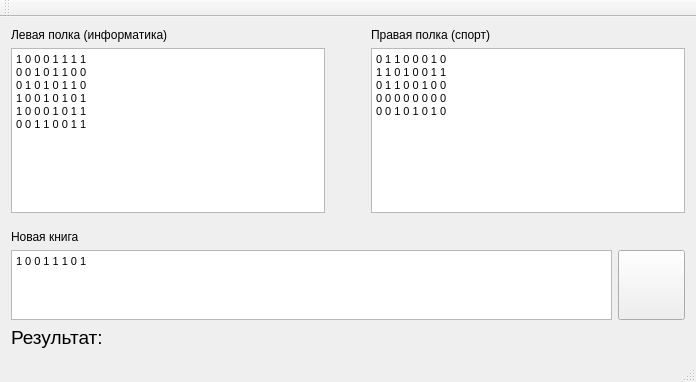
<?xml version="1.0" encoding="UTF-8"?>
<ui version="4.0">
 <class>MainWindow</class>
 <widget class="QMainWindow" name="MainWindow">
  <property name="geometry">
   <rect>
    <x>0</x>
    <y>0</y>
    <width>696</width>
    <height>382</height>
   </rect>
  </property>
  <property name="windowTitle">
   <string>MainWindow</string>
  </property>
  <widget class="QWidget" name="centralWidget">
   <layout class="QVBoxLayout" name="verticalLayout_4" stretch="85,5,10,10">
    <item>
     <layout class="QHBoxLayout" name="horizontalLayout" stretch="45,0,45">
      <item>
       <layout class="QVBoxLayout" name="verticalLayout">
        <item>
         <widget class="QLabel" name="label">
          <property name="text">
           <string>Левая полка (информатика)</string>
          </property>
         </widget>
        </item>
        <item>
         <widget class="QTextEdit" name="leftText">
          <property name="html">
           <string>&lt;!DOCTYPE HTML PUBLIC &quot;-//W3C//DTD HTML 4.0//EN&quot; &quot;http://www.w3.org/TR/REC-html40/strict.dtd&quot;&gt;
&lt;html&gt;&lt;head&gt;&lt;meta name=&quot;qrichtext&quot; content=&quot;1&quot; /&gt;&lt;style type=&quot;text/css&quot;&gt;
p, li { white-space: pre-wrap; }
&lt;/style&gt;&lt;/head&gt;&lt;body style=&quot; font-family:'MS Shell Dlg 2'; font-size:8.25pt; font-weight:400; font-style:normal;&quot;&gt;
&lt;p style=&quot; margin-top:0px; margin-bottom:0px; margin-left:0px; margin-right:0px; -qt-block-indent:0; text-indent:0px;&quot;&gt;&lt;span style=&quot; font-size:8pt;&quot;&gt;1 0 0 0 1 1 1 1&lt;/span&gt;&lt;/p&gt;
&lt;p style=&quot; margin-top:0px; margin-bottom:0px; margin-left:0px; margin-right:0px; -qt-block-indent:0; text-indent:0px;&quot;&gt;&lt;span style=&quot; font-size:8pt;&quot;&gt;0 0 1 0 1 1 0 0&lt;/span&gt;&lt;/p&gt;
&lt;p style=&quot; margin-top:0px; margin-bottom:0px; margin-left:0px; margin-right:0px; -qt-block-indent:0; text-indent:0px;&quot;&gt;&lt;span style=&quot; font-size:8pt;&quot;&gt;0 1 0 1 0 1 1 0&lt;/span&gt;&lt;/p&gt;
&lt;p style=&quot; margin-top:0px; margin-bottom:0px; margin-left:0px; margin-right:0px; -qt-block-indent:0; text-indent:0px;&quot;&gt;&lt;span style=&quot; font-size:8pt;&quot;&gt;1 0 0 1 0 1 0 1&lt;/span&gt;&lt;/p&gt;
&lt;p style=&quot; margin-top:0px; margin-bottom:0px; margin-left:0px; margin-right:0px; -qt-block-indent:0; text-indent:0px;&quot;&gt;&lt;span style=&quot; font-size:8pt;&quot;&gt;1 0 0 0 1 0 1 1&lt;/span&gt;&lt;/p&gt;
&lt;p style=&quot; margin-top:0px; margin-bottom:0px; margin-left:0px; margin-right:0px; -qt-block-indent:0; text-indent:0px;&quot;&gt;&lt;span style=&quot; font-size:8pt;&quot;&gt;0 0 1 1 0 0 1 1&lt;/span&gt;&lt;/p&gt;&lt;/body&gt;&lt;/html&gt;</string>
          </property>
         </widget>
        </item>
       </layout>
      </item>
      <item>
       <spacer name="horizontalSpacer">
        <property name="orientation">
         <enum>Qt::Horizontal</enum>
        </property>
        <property name="sizeHint" stdset="0">
         <size>
          <width>40</width>
          <height>20</height>
         </size>
        </property>
       </spacer>
      </item>
      <item>
       <layout class="QVBoxLayout" name="verticalLayout_2">
        <item>
         <widget class="QLabel" name="label_2">
          <property name="text">
           <string>Правая полка (спорт)</string>
          </property>
         </widget>
        </item>
        <item>
         <widget class="QTextEdit" name="rightText">
          <property name="html">
           <string>&lt;!DOCTYPE HTML PUBLIC &quot;-//W3C//DTD HTML 4.0//EN&quot; &quot;http://www.w3.org/TR/REC-html40/strict.dtd&quot;&gt;
&lt;html&gt;&lt;head&gt;&lt;meta name=&quot;qrichtext&quot; content=&quot;1&quot; /&gt;&lt;style type=&quot;text/css&quot;&gt;
p, li { white-space: pre-wrap; }
&lt;/style&gt;&lt;/head&gt;&lt;body style=&quot; font-family:'MS Shell Dlg 2'; font-size:8.25pt; font-weight:400; font-style:normal;&quot;&gt;
&lt;p style=&quot; margin-top:0px; margin-bottom:0px; margin-left:0px; margin-right:0px; -qt-block-indent:0; text-indent:0px;&quot;&gt;&lt;span style=&quot; font-size:8pt;&quot;&gt;0 1 1 0 0 0 1 0&lt;/span&gt;&lt;/p&gt;
&lt;p style=&quot; margin-top:0px; margin-bottom:0px; margin-left:0px; margin-right:0px; -qt-block-indent:0; text-indent:0px;&quot;&gt;&lt;span style=&quot; font-size:8pt;&quot;&gt;1 1 0 1 0 0 1 1&lt;/span&gt;&lt;/p&gt;
&lt;p style=&quot; margin-top:0px; margin-bottom:0px; margin-left:0px; margin-right:0px; -qt-block-indent:0; text-indent:0px;&quot;&gt;&lt;span style=&quot; font-size:8pt;&quot;&gt;0 1 1 0 0 1 0 0&lt;/span&gt;&lt;/p&gt;
&lt;p style=&quot; margin-top:0px; margin-bottom:0px; margin-left:0px; margin-right:0px; -qt-block-indent:0; text-indent:0px;&quot;&gt;&lt;span style=&quot; font-size:8pt;&quot;&gt;0 0 0 0 0 0 0 0&lt;/span&gt;&lt;/p&gt;
&lt;p style=&quot; margin-top:0px; margin-bottom:0px; margin-left:0px; margin-right:0px; -qt-block-indent:0; text-indent:0px;&quot;&gt;&lt;span style=&quot; font-size:8pt;&quot;&gt;0 0 1 0 1 0 1 0&lt;/span&gt;&lt;/p&gt;&lt;/body&gt;&lt;/html&gt;</string>
          </property>
         </widget>
        </item>
       </layout>
      </item>
     </layout>
    </item>
    <item>
     <spacer name="verticalSpacer">
      <property name="orientation">
       <enum>Qt::Vertical</enum>
      </property>
      <property name="sizeHint" stdset="0">
       <size>
        <width>20</width>
        <height>40</height>
       </size>
      </property>
     </spacer>
    </item>
    <item>
     <layout class="QVBoxLayout" name="verticalLayout_3">
      <item>
       <widget class="QLabel" name="label_3">
        <property name="text">
         <string>Новая книга</string>
        </property>
       </widget>
      </item>
      <item>
       <layout class="QHBoxLayout" name="horizontalLayout_2" stretch="90,10">
        <item>
         <widget class="QTextEdit" name="newText">
          <property name="styleSheet">
           <string notr="true">border-color: rgb(170, 170, 255);</string>
          </property>
          <property name="html">
           <string>&lt;!DOCTYPE HTML PUBLIC &quot;-//W3C//DTD HTML 4.0//EN&quot; &quot;http://www.w3.org/TR/REC-html40/strict.dtd&quot;&gt;
&lt;html&gt;&lt;head&gt;&lt;meta name=&quot;qrichtext&quot; content=&quot;1&quot; /&gt;&lt;style type=&quot;text/css&quot;&gt;
p, li { white-space: pre-wrap; }
&lt;/style&gt;&lt;/head&gt;&lt;body style=&quot; font-family:'MS Shell Dlg 2'; font-size:8.25pt; font-weight:400; font-style:normal;&quot;&gt;
&lt;p style=&quot; margin-top:0px; margin-bottom:0px; margin-left:0px; margin-right:0px; -qt-block-indent:0; text-indent:0px;&quot;&gt;&lt;span style=&quot; font-size:8pt;&quot;&gt;1 0 0 1 1 1 0 1&lt;/span&gt;&lt;/p&gt;&lt;/body&gt;&lt;/html&gt;</string>
          </property>
         </widget>
        </item>
        <item>
         <widget class="QPushButton" name="res_btn">
          <property name="enabled">
           <bool>true</bool>
          </property>
          <property name="sizePolicy">
           <sizepolicy hsizetype="Preferred" vsizetype="Preferred">
            <horstretch>0</horstretch>
            <verstretch>0</verstretch>
           </sizepolicy>
          </property>
          <property name="font">
           <font>
            <pointsize>14</pointsize>
           </font>
          </property>
          <property name="styleSheet">
           <string notr="true">border-image: url(:/new/source/update.png);</string>
          </property>
          <property name="text">
           <string/>
          </property>
         </widget>
        </item>
       </layout>
      </item>
     </layout>
    </item>
    <item>
     <widget class="QLabel" name="res_lbl">
      <property name="font">
       <font>
        <pointsize>14</pointsize>
       </font>
      </property>
      <property name="text">
       <string>Результат: </string>
      </property>
      <property name="scaledContents">
       <bool>false</bool>
      </property>
     </widget>
    </item>
   </layout>
  </widget>
  <widget class="QMenuBar" name="menuBar">
   <property name="geometry">
    <rect>
     <x>0</x>
     <y>0</y>
     <width>696</width>
     <height>21</height>
    </rect>
   </property>
  </widget>
  <widget class="QToolBar" name="mainToolBar">
   <attribute name="toolBarArea">
    <enum>TopToolBarArea</enum>
   </attribute>
   <attribute name="toolBarBreak">
    <bool>false</bool>
   </attribute>
  </widget>
  <widget class="QStatusBar" name="statusBar"/>
 </widget>
 <layoutdefault spacing="6" margin="11"/>
 <resources/>
 <connections/>
</ui>
